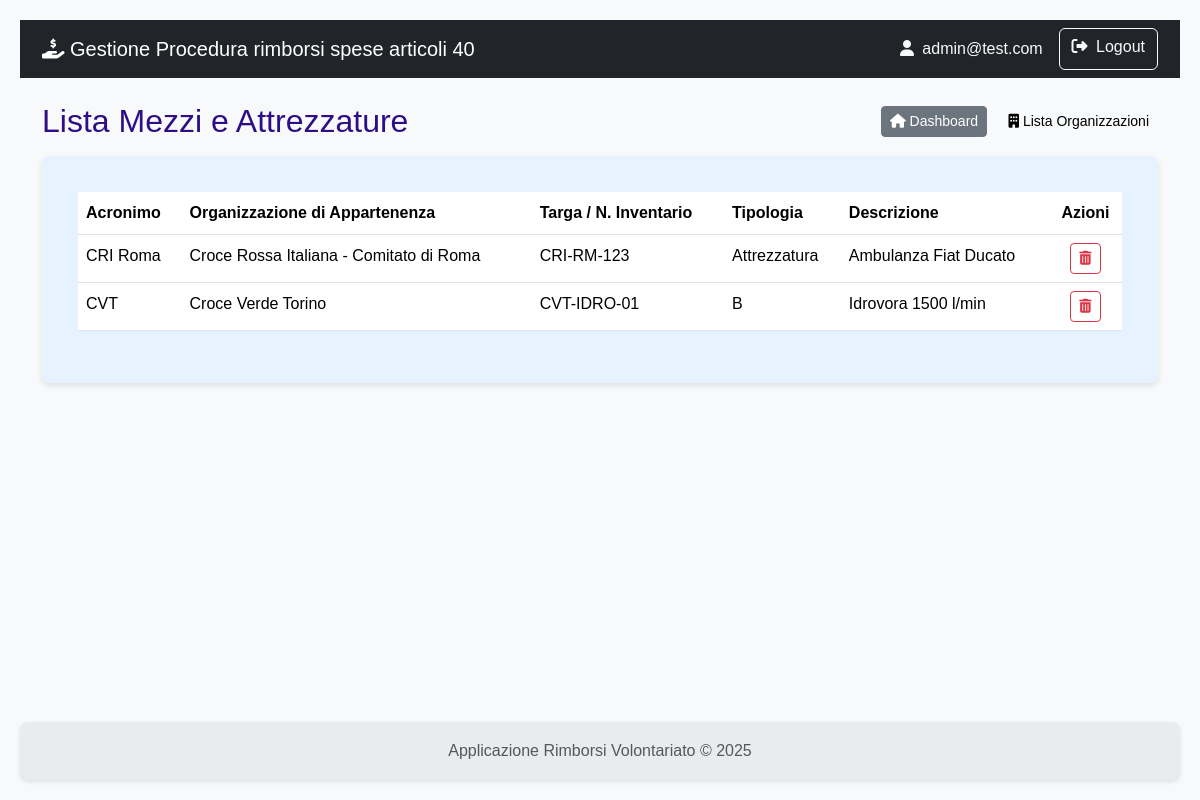
Screenshot of /anagrafica/mezzi (signed in) with the database file from the repository.
### rimborsi/models.py (models this page shows)
class User(db.Model, UserMixin):
    id = db.Column(db.Integer, primary_key=True)
    username = db.Column(db.String(80), nullable=False)
    email = db.Column(db.String(120), nullable=False)
    password_hash = db.Column(db.String(120), nullable=False)
    role = db.Column(db.String(20), nullable=False)
    organizzazioni = db.relationship('Organizzazione', secondary=associazione_utente_organizzazione, back_populates='utenti_compilatori')
    __table_args__ = (
        db.UniqueConstraint('username', name='uq_user_username'),
        db.UniqueConstraint('email', name='uq_user_email'),
    )

class MezzoAttrezzatura(db.Model):
    id = db.Column(db.Integer, primary_key=True)
    tipologia = db.Column(db.String(1), nullable=False)
    targa_inventario = db.Column(db.String(50), nullable=False) # Rimosso unique=True
    descrizione = db.Column(db.String(200))
    organizzazione_id = db.Column(db.Integer, db.ForeignKey('organizzazione.id'), nullable=False)
    impieghi = db.relationship('ImpiegoMezzoAttrezzatura', backref='mezzo_attrezzatura', lazy=True)
    __table_args__ = (db.UniqueConstraint('targa_inventario', name='uq_mezzoattrezzatura_targa_inventario'),)

class Organizzazione(db.Model):
    id = db.Column(db.Integer, primary_key=True)
    nome = db.Column(db.String(150), nullable=False)
    acronimo = db.Column(db.String(20))
    codice_interno = db.Column(db.String(20)) # Rimosso unique=True
    indirizzo = db.Column(db.String(200))
    mezzi = db.relationship('MezzoAttrezzatura', backref='organizzazione', lazy=True)
    richieste = db.relationship('Richiesta', backref='organizzazione', lazy=True)
    utenti_compilatori = db.relationship('User', secondary=associazione_utente_organizzazione, back_populates='organizzazioni')
    __table_args__ = (db.UniqueConstraint('codice_interno', name='uq_organizzazione_codice_interno'),)

### rimborsi/anagrafica/routes.py (the view)
@anagrafica_bp.route('/mezzi')
@login_required
def lista_tutti_mezzi():
    mezzi = MezzoAttrezzatura.query.join(Organizzazione).order_by(Organizzazione.nome, MezzoAttrezzatura.targa_inventario).all()
    return render_template('anagrafica/lista_tutti_mezzi.html', mezzi=mezzi)

### rimborsi/templates/anagrafica/lista_tutti_mezzi.html (shortened to what this page needs)
{% extends 'base.html' %}
{% block content %}
    <div class="d-flex justify-content-between align-items-center mb-3">
        <div>
            <h2 class="mb-0">Lista Mezzi e Attrezzature</h2>
        </div>
        <div>
            <a href="{{ url_for('main.dashboard') }}" class="btn btn-secondary btn-sm me-2">
                <i class="fas fa-home"></i> Dashboard
            </a>
            <a href="{{ url_for('anagrafica.lista_organizzazioni') }}" class="btn btn-light btn-sm">
                <i class="fas fa-building"></i> Lista Organizzazioni
            </a>
        </div>
    </div>
    <div class="card shadow-sm">
        <div class="card-body">
            <table class="table table-hover">
                <thead>
                    <tr>
                        <th>Acronimo</th>
                        <th>Organizzazione di Appartenenza</th>
                        <th>Targa / N. Inventario</th>
                        <th>Tipologia</th>
                        <th>Descrizione</th>
                        <th class="text-center">Azioni</th>
                    </tr>
                </thead>
                   <tbody>
                    {% for mezzo in mezzi %}
                    <tr>
                        <td>{{ mezzo.organizzazione.acronimo }}</td>
                        <td>{{ mezzo.organizzazione.nome }}</td>
                        <td>{{ mezzo.targa_inventario }}</td>
                        <td>
                            {% if mezzo.tipologia == 'M' %}
                                Autoveicolo
                            {% elif mezzo.tipologia == 'A' %}
                                Attrezzatura
                            {% else %}
                                {{ mezzo.tipologia }}
                            {% endif %}
                        </td>
                        <td>{{ mezzo.descrizione }}</td>
                        <td class="text-center">
                             <form action="{{ url_for('anagrafica.cancella_mezzo', mezzo_id=mezzo.id) }}" method="POST" class="d-inline">
                                <button type="submit" class="btn btn-outline-danger btn-sm" onclick="return confirm('Sei sicuro di voler eliminare questo elemento?');" title="Elimina">
                                    <i class="fas fa-trash-alt"></i>
                                </button>
                            </form>
                        </td>
                    </tr>
                    {% else %}
                    <tr>
                        <td colspan="6" class="text-center">Nessun mezzo trovato nel sistema.</td>
                    </tr>
                    {% endfor %}
                </tbody>
            </table>
        </div>
    </div>
{% endblock %}

### rimborsi/templates/base.html (shortened to what this page needs)
<!doctype html>
<html lang="it" class="h-100">
<head>
    <link href="https://cdn.jsdelivr.net/npm/bootstrap@5.3.3/dist/css/bootstrap.min.css" rel="stylesheet" xintegrity="sha384-QWTKZyjpPEjISv5WaRU9OFeRpok6YctnYmDr5pNlyT2bRjXh0JMhjY6hW+ALEwIH">
    <link rel="stylesheet" href="https://cdnjs.cloudflare.com/ajax/libs/font-awesome/6.5.2/css/all.min.css" xintegrity="sha512-SnH5WK+bZxgPHs44uWIX+LLJAJ9/2PkPKZ5QiAj6Ta86w+fsb2TkcmfRyVX3pBnMFcV7oQPJkl9QevSCWr3W6A==" />
    <link rel="stylesheet" href="{{ url_for('static', filename='css/styles.css') }}">
</head>
<body>
    <nav class="navbar navbar-expand-lg navbar-dark bg-dark">
        <div class="container">
            <a class="navbar-brand" href="{{ url_for('auth.index') }}">
                <i class="fas fa-hand-holding-dollar"></i>
                Gestione Procedura rimborsi spese articoli 40
            </a>
            <div class="collapse navbar-collapse" id="navbarNav">
                <div class="d-flex ms-auto">
                    {% if current_user.is_authenticated %}
                        <span class="navbar-text me-3 text-light">
                            <i class="fas fa-user me-1"></i> {{ current_user.email }}
                        </span>
                        <a href="{{ url_for('auth.logout') }}" class="btn btn-outline-light">
                            <i class="fas fa-sign-out-alt me-1"></i> Logout
                        </a>
                    {% else %}
                        <a href="{{ url_for('auth.registrati') }}" class="btn btn-outline-light me-2">Registrati</a>
                        <a href="{{ url_for('auth.login') }}" class="btn btn-outline-light">Login</a>
                    {% endif %}
                </div>
            </div>
        </div>
    </nav>
    <main class="container my-4">
        {% block content %}{% endblock %}
    </main>
    <footer class="footer mt-auto py-3">
        <div class="container text-center">
            <span class="text-muted">Applicazione Rimborsi Volontariato &copy; 2025</span>
        </div>
    </footer>
</body>
</html>

### rimborsi/static/css/styles.css (style rules this page uses)
:root { --color-primary: #2e0e86; --color-primary-hover: #142fca; --color-text-light: #ffffff; --color-card-bg: #e6f2ff; --color-card-text: #00366d; --color-bg: #f4f4f4; --color-text-dark: #333; --color-link: #0055a4; --border-radius: 8px; --box-shadow: 0 2px 4px rgba(0, 0, 0, 0.1); --box-shadow-card: 0 3px 6px rgba(0, 0, 0, 0.1); --transition-standard: all 0.3s ease; }
body { font-family: Arial, sans-serif; background-color: var(--color-bg); color: var(--color-text-dark); margin: 0; padding: 20px; line-height: 1.6; }
h1, h2, h3, h4, h5, h6 { color: var(--color-primary); margin-top: 0; }
a { color: var(--color-link); text-decoration: none; }
.card { flex: 1; background-color: var(--color-card-bg); color: var(--color-card-text); border-radius: var(--border-radius); padding: 20px; box-shadow: var(--box-shadow-card); transition: transform 0.2s ease-in-out; border: none; }
.card-body i { transition: var(--transition-standard); }
.shadow-sm { box-shadow: var(--box-shadow-card) !important; }
.text-center { text-align: center; }
.footer { display: flex; justify-content: left; gap: 20px; background-color: var(--color-primary); padding: 15px 20px; border-radius: var(--border-radius); margin-top: 20px; box-shadow: var(--box-shadow); }

### rimborsi/templates/base.html (style rules this page uses)
body { display: flex; flex-direction: column; min-height: 100vh; background-color: #f8f9fa; }
main { flex: 1; }
.footer { background-color: #e9ecef; }

### rows the page displays
User: email "admin@test.com"
MezzoAttrezzatura: organizzazione.acronimo "CRI Roma", organizzazione.nome "Croce Rossa Italiana - Comitato di Roma", targa_inventario "CRI-RM-123", tipologia "Attrezzatura", descrizione "Ambulanza Fiat Ducato"
MezzoAttrezzatura: organizzazione.acronimo "CVT", organizzazione.nome "Croce Verde Torino", targa_inventario "CVT-IDRO-01", tipologia "B", descrizione "Idrovora 1500 l/min"
